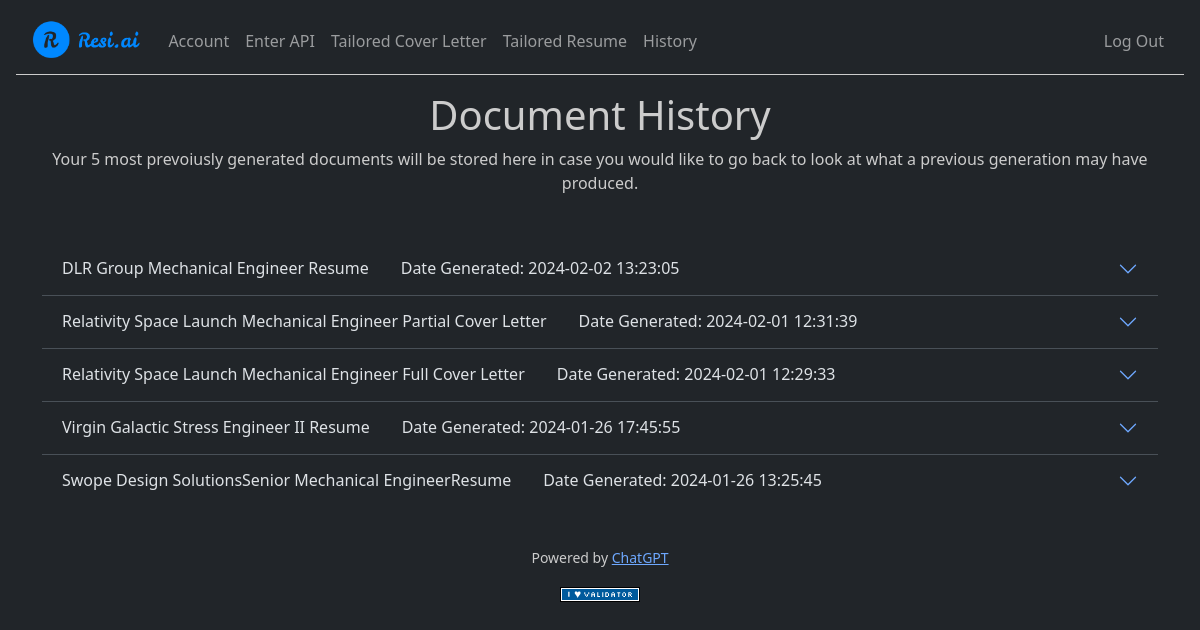
Page /history (signed in) on the earlier database version.
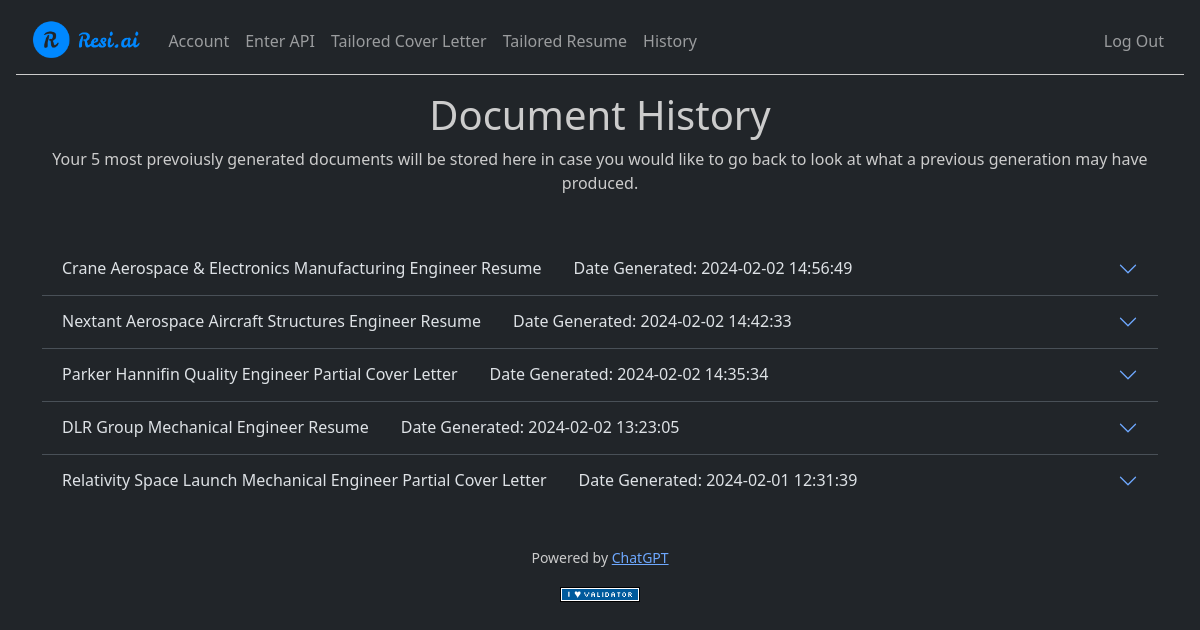
Same page on the later database version.
### tables this page shows
CREATE TABLE history (
id INTEGER PRIMARY KEY AUTOINCREMENT NOT NULL,
user_id INTEGER NOT NULL,
document_name TEXT NOT NULL,
company TEXT NOT NULL,
job_title TEXT NOT NULL,
document TEXT NOT NULL,
datetime TEXT NOT NULL,
FOREIGN KEY(user_id) REFERENCES users(id)
);

### app.py (the view)
@app.route("/history")
@login_required
def history():
    history = db.execute(
        "SELECT * FROM history WHERE user_id= ? ORDER BY datetime DESC;",
        session["user_id"]
    )
    return render_template("history.html", history=history)

### app.py (called while the page is built)
@app.after_request
def after_request(response):
    response.headers["Cache-Control"] = "no-cache, no-store, must-revalidate"
    response.headers["Expires"] = 0
    response.headers["Pragma"] = "no-cache"
    return response

### helpers.py (called while the page is built)
def login_required(f):
    @wraps(f)
    def decorated_function(*args, **kwargs):
        if session.get("user_id") is None:
            return redirect("/login")
        return f(*args, **kwargs)
    return decorated_function

### templates/history.html (shortened to what this page needs)
{% extends "layout.html" %}
{% block main %}
    <div class="mb-5">
        <h1>Document History</h1>
        <p>
            Your 5 most prevoiusly generated documents will be stored here in case you would like to go back to look at what a previous generation may have produced.
        </p>
    </div>
    <div class="accordion accordion-flush mb-4" id="accordionDocuments">
        {% for item in history %}
            <div class="accordion-item">
              <h2 class="accordion-header">
                <button class="accordion-button collapsed" type="button" data-bs-toggle="collapse" data-bs-target="#flush-collapse{{ item.id }}" aria-expanded="false" aria-controls="flush-collapse{{ item.id }}">
                  <span class="label-spacing">{{ item.document_name }}</span>
                  <span class="label-spacing">Date Generated: {{ item.datetime }}</span>
                </button>
              </h2>
            </div>
        {% endfor %}
    </div>
{% endblock %}

### templates/layout.html (shortened to what this page needs)
<!DOCTYPE html>
<html lang="en" data-bs-theme="dark">
    <head>
        <link href="https://cdn.jsdelivr.net/npm/bootstrap@5.3.2/dist/css/bootstrap.min.css" rel="stylesheet">
        <link href="/static/styles.css" rel="stylesheet">
    </head>
    <body>
        <nav class="navbar navbar-expand-md bg-dark" data-bs-theme="dark">
            <div class="container-fluid">
                <a class="navbar-brand" href="/">
                    <img src="../static/faviconio-logo/logo-header.png" alt="Resi.ai Logo">
                </a>
                <div class="collapse navbar-collapse" id="navbar">
                    {% if session["user_id"] %}
                        <ul class="navbar-nav me-auto mt-2">
                            <li class="nav-item"><a class="nav-link" href="/account">Account</a></li>
                            <li class="nav-item"><a class="nav-link" href="/api_key">Enter API</a></li>
                            <li class="nav-item"><a class="nav-link" href="/tailored_cover_letter">Tailored Cover Letter</a></li>
                            <li class="nav-item"><a class="nav-link" href="/">Tailored Resume</a></li>
                            <li class="nav-item"><a class="nav-link" href="/history">History</a></li>
                        </ul>
                        <ul class="navbar-nav ms-auto mt-2">
                            <li class="nav-item"><a class="nav-link" href="/logout">Log Out</a></li>
                        </ul>
                    {% else %}
                        <ul class="navbar-nav ms-auto mt-2">
                            <li class="nav-item"><a class="nav-link" href="/about">About</a></li>
                            <li class="nav-item"><a class="nav-link" href="/register">Register</a></li>
                            <li class="nav-item"><a class="nav-link" href="/login">Log In</a></li>
                        </ul>
                    {% endif %}
                </div>
            </div>
        </nav>
        <main class="container py-3 text-center">
            {% block main %}{% endblock %}
        </main>
        <footer class="mb-5">
            <p class="mb-3 small text-center">
                Powered by <a href="https://openai.com/chatgpt">ChatGPT</a>
            </p>
            <form action="https://validator.w3.org/check" class="text-center" enctype="multipart/form-data" method="post" target="_blank">
                <input alt="Validate" src="/static/I_heart_validator.png" type="image">
            </form>
        </footer>
    </body>
</html>

### static/styles.css (style rules this page uses)
nav .navbar-brand { font-size: xx-large; }
.navbar { border-bottom: 1px solid #ccc; margin-left: 1rem; margin-right: 1rem; }
.navbar-brand img { border-radius: 5px; height: 2.5rem; width: auto; }
h1, p { color: #ccc; }
.label-spacing { margin-right: 2rem; }

Differences in the rows shown:
changed history: document_name "Relativity Space Launch Mechanical Engineer Full Cover Letter" → "Crane Aerospace & Electronics Manufacturing Engineer Resume"; datetime "2024-02-01 12:29:33" → "2024-02-02 14:56:49"
changed history: document_name "Virgin Galactic Stress Engineer II Resume" → "Nextant Aerospace Aircraft Structures Engineer Resume"; datetime "2024-01-26 17:45:55" → "2024-02-02 14:42:33"
changed history: document_name "Swope Design SolutionsSenior Mechanical EngineerResume" → "Parker Hannifin Quality Engineer Partial Cover Letter"; datetime "2024-01-26 13:25:45" → "2024-02-02 14:35:34"
shown differently, row unchanged: history "DLR Group Mechanical Engineer Resume": moves down the list
shown differently, row unchanged: history "Relativity Space Launch Mechanical Engineer Partial Cover Letter": moves down the list
